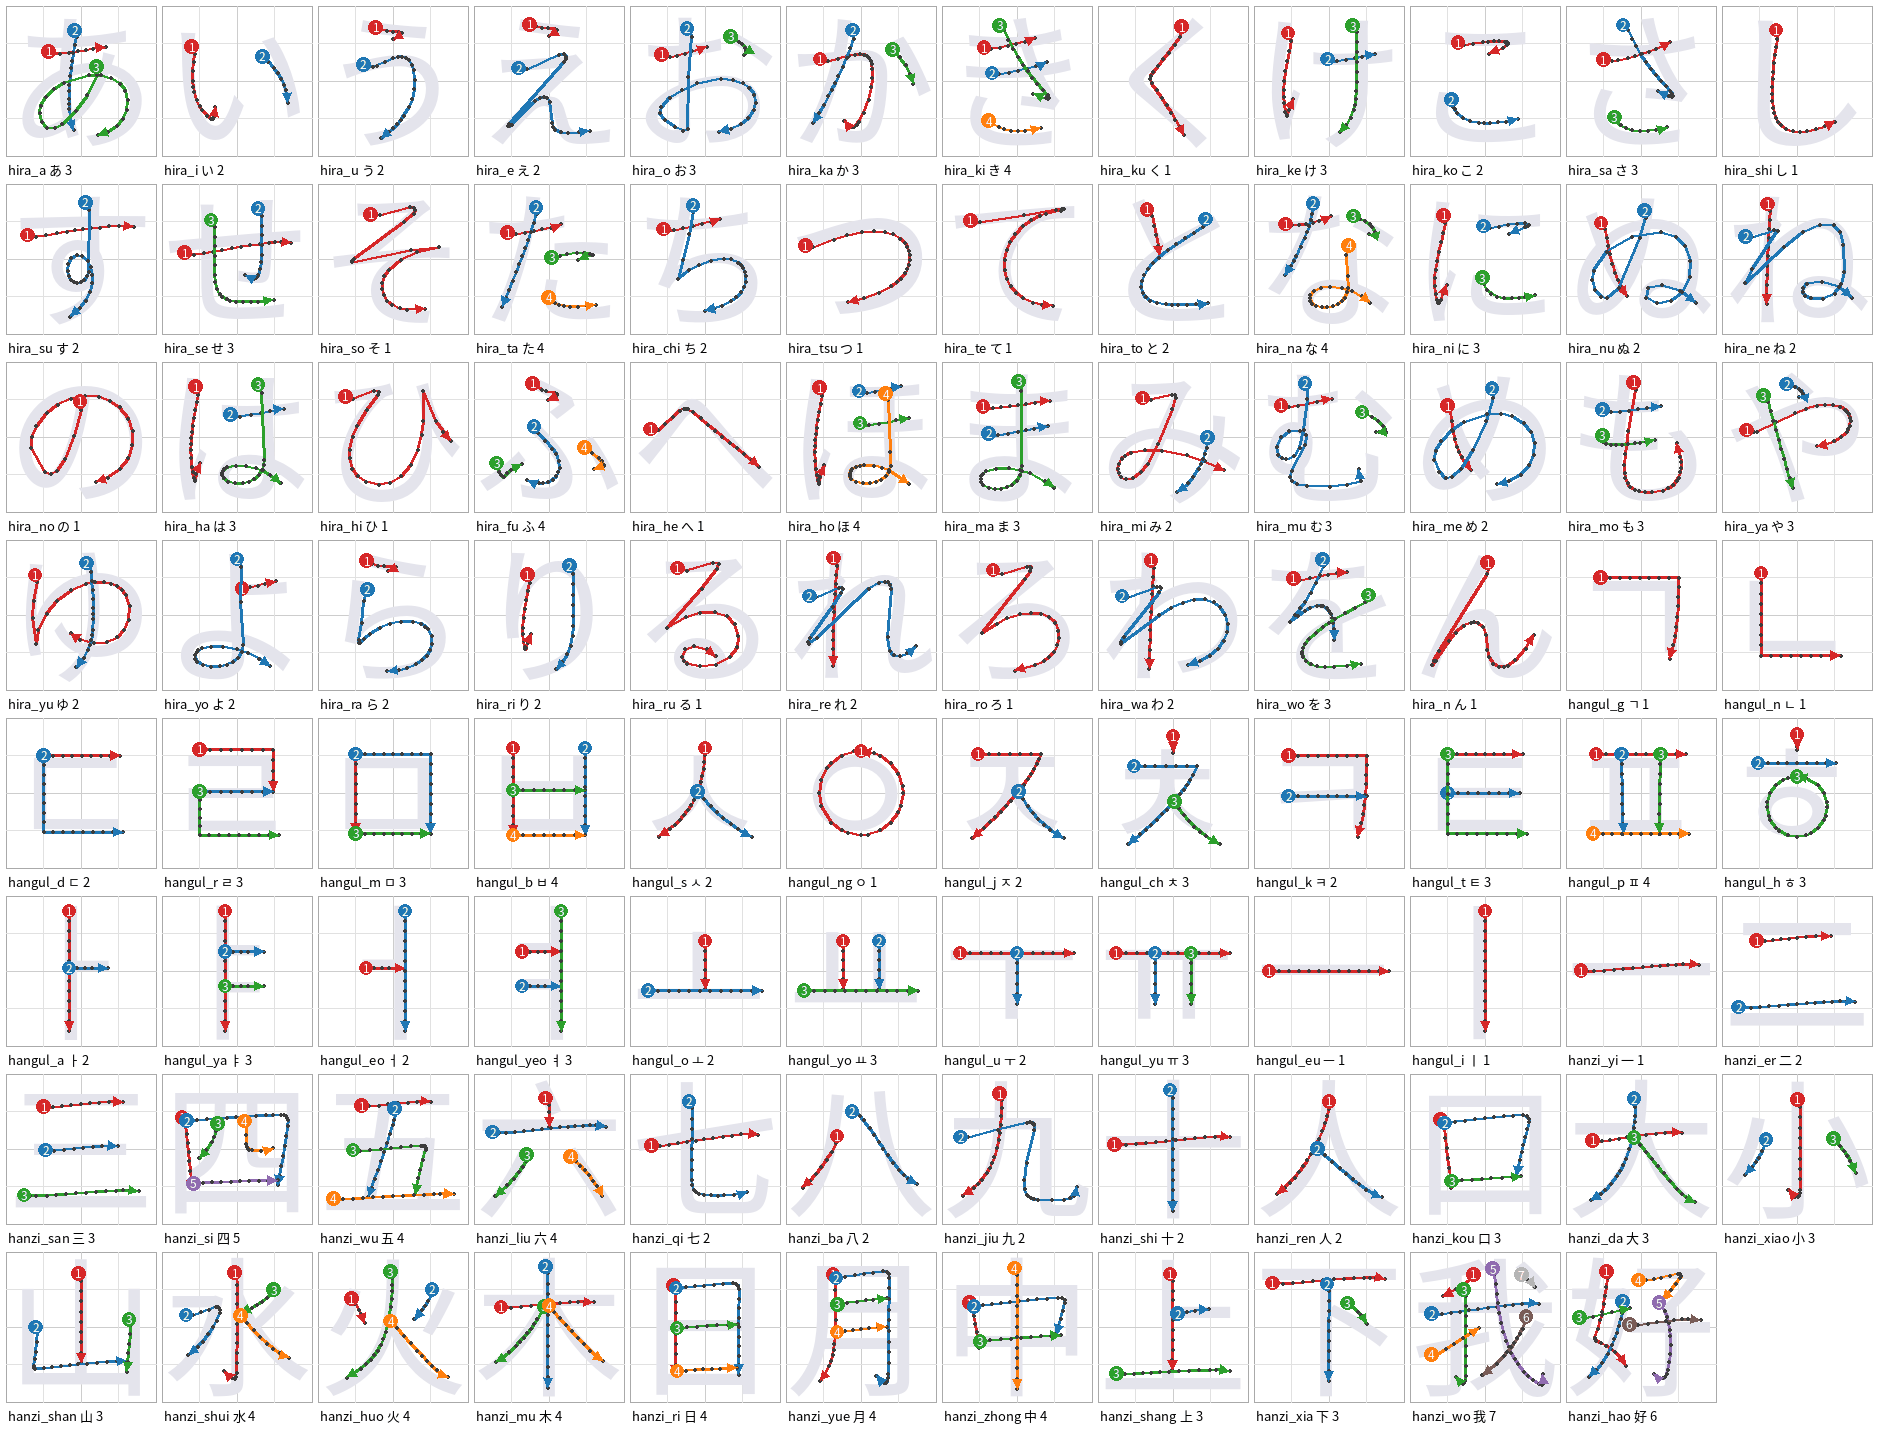

Here is the Python script that generated this plot:
#!/usr/bin/env python3
"""Review sheet for strokes/index.json: every glyph in a cell, each stroke as a coloured polyline with its number at
the START and an arrowhead at the END, over a faint font rendering of the character (Noto Sans CJK, if installed).

Needs Pillow (pip install pillow). Not used by the app or the build.

Usage: python3 art/strokes/contact_sheet.py [index.json] [out.png] [--scale=N] [--cols=N] [--only=key1,key2]
Defaults: android/content/src/main/assets/strokes/index.json -> art/strokes/contact_sheet.png
"""
import json
import math
import os
import sys

from PIL import Image, ImageDraw, ImageFont

REPO = os.path.abspath(os.path.join(os.path.dirname(os.path.abspath(__file__)), "..", ".."))
CJK = "/usr/share/fonts/opentype/noto/NotoSansCJK-Regular.ttc"
FACE = {"hiragana": 0, "hangul": 1, "hanzi": 2}  # JP, KR, SC faces in the collection
COLORS = [(214, 39, 40), (31, 119, 180), (44, 160, 44), (255, 127, 14), (148, 103, 189), (140, 86, 75),
          (227, 119, 194), (23, 190, 207)]


def font(size, face=0):
    try:
        return ImageFont.truetype(CJK, size, index=face)
    except OSError:
        return ImageFont.load_default()


def arrow(d, p, q, color, size):
    ang = math.atan2(q[1] - p[1], q[0] - p[0])
    a1 = (q[0] - size * math.cos(ang - 0.45), q[1] - size * math.sin(ang - 0.45))
    a2 = (q[0] - size * math.cos(ang + 0.45), q[1] - size * math.sin(ang + 0.45))
    d.polygon([q, a1, a2], fill=color)


def main():
    args = [a for a in sys.argv[1:] if not a.startswith("--")]
    opts = dict(a[2:].split("=", 1) for a in sys.argv[1:] if a.startswith("--") and "=" in a)
    src = args[0] if args else os.path.join(REPO, "android/content/src/main/assets/strokes/index.json")
    out = args[1] if len(args) > 1 else os.path.join(REPO, "art/strokes/contact_sheet.png")
    cell = int(opts.get("scale", "150"))
    keys = json.load(open(src, encoding="utf-8"))["keys"]
    if "only" in opts:
        keys = {k: keys[k] for k in opts["only"].split(",")}
    cols = min(int(opts.get("cols", "12")), len(keys))
    label_h = 22
    pad = 6
    rows = math.ceil(len(keys) / cols)
    img = Image.new("RGB", (cols * (cell + pad) + pad, rows * (cell + label_h + pad) + pad), "white")
    d = ImageDraw.Draw(img)
    small = font(max(11, cell // 11), 0)
    num_font = font(max(10, cell // 12), 0)
    width = max(2, cell // 50)
    for i, (key, g) in enumerate(keys.items()):
        x0 = pad + (i % cols) * (cell + pad)
        y0 = pad + (i // cols) * (cell + label_h + pad)
        d.rectangle([x0, y0, x0 + cell, y0 + cell], outline=(170, 170, 170))
        for t in (0.25, 0.5, 0.75):
            c = (225, 225, 225) if t != 0.5 else (205, 205, 205)
            d.line([x0 + t * cell, y0, x0 + t * cell, y0 + cell], fill=c)
            d.line([x0, y0 + t * cell, x0 + cell, y0 + t * cell], fill=c)
        f = font(cell, FACE.get(g.get("script"), 0))
        d.text((x0, y0 + 0.88 * cell), g["glyph"], font=f, fill=(228, 228, 236), anchor="ls")
        for n, s in enumerate(g["strokes"]):
            col = COLORS[n % len(COLORS)]
            pts = [(x0 + x * cell, y0 + y * cell) for x, y in s]
            d.line(pts, fill=col, width=width, joint="curve")
            for p in pts:
                d.ellipse([p[0] - 1.5, p[1] - 1.5, p[0] + 1.5, p[1] + 1.5], fill=(60, 60, 60))
            arrow(d, pts[-2], pts[-1], col, cell / 14)
            sx, sy = pts[0]
            d.ellipse([sx - cell / 22, sy - cell / 22, sx + cell / 22, sy + cell / 22], fill=col)
            d.text((sx, sy), str(n + 1), font=num_font, fill="white", anchor="mm")
        d.text((x0 + 2, y0 + cell + 3), f"{key} {g['glyph']} {len(g['strokes'])}", font=small, fill=(0, 0, 0))
    img.convert("P", palette=Image.Palette.ADAPTIVE, colors=96).save(out, optimize=True)
    print(f"wrote {out} ({img.size[0]}x{img.size[1]})")


if __name__ == "__main__":
    main()
